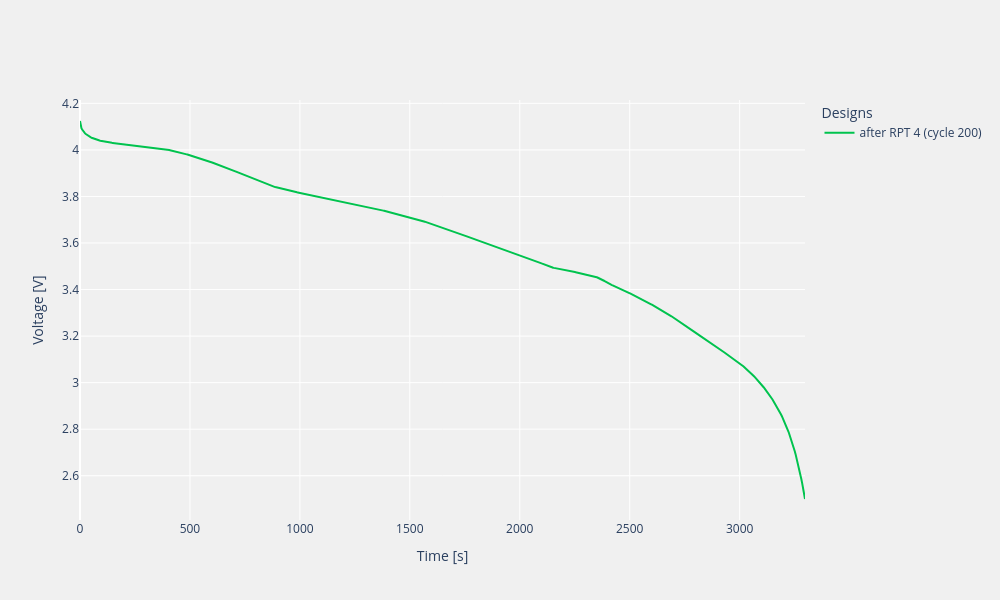

The code cell stored with this chart in its notebook:
### Markdown cell above
`dynamic_data` carries `run_sim`'s headers with time starting at 0, so
existing `run_sim` analysis code works unchanged.

### Code cell
result.performance.plot_dynamic_response("Voltage [V]")

### Figure 1 — Plotly figure (JSON) as saved in the notebook; plotly's stock layout.template omitted (floating-point values rounded to 4 significant figures; data arrays with more than 128 entries replaced by an {"elided": "..."} marker saying what was removed)
{"data": [{"line": {"color": "rgb(0, 195, 78)", "width": 2}, "mode": "lines", "name": "after RPT 4 (cycle 200)", "showlegend": true, "type": "scatter", "x": {"elided": "1000 float values"}, "y": {"elided": "1000 float values"}}], "layout": {"height": 600, "legend": {"title": {"text": "Designs"}}, "paper_bgcolor": "rgba(240, 240, 240, 1)", "plot_bgcolor": "rgba(240, 240, 240, 1)", "width": 1000, "xaxis": {"title": {"text": "Time [s]"}}, "yaxis": {"title": {"text": "Voltage [V]"}}}}
